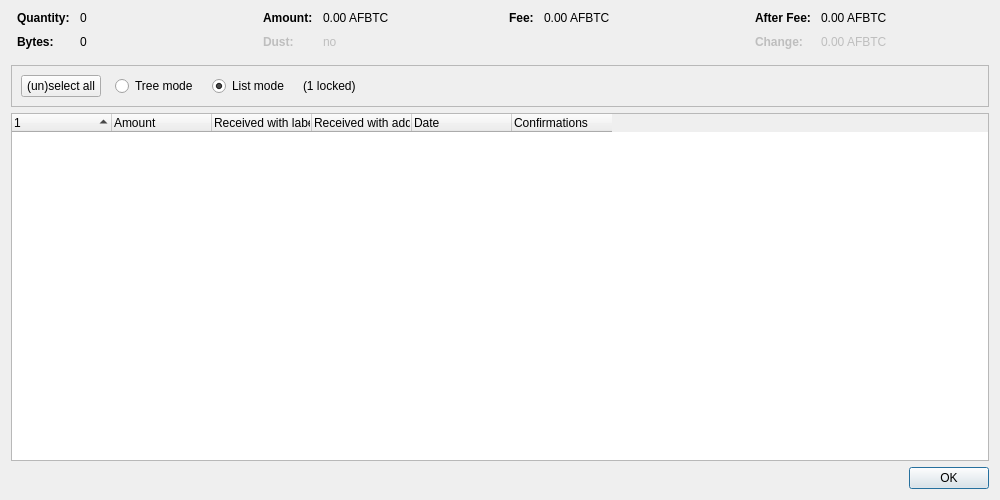
<?xml version="1.0" encoding="UTF-8"?>
<ui version="4.0">
 <class>CoinControlDialog</class>
 <widget class="QDialog" name="CoinControlDialog">
  <property name="geometry">
   <rect>
    <x>0</x>
    <y>0</y>
    <width>1000</width>
    <height>500</height>
   </rect>
  </property>
  <property name="windowTitle">
   <string>Coin Selection</string>
  </property>
  <layout class="QVBoxLayout" name="verticalLayout">
   <item>
    <layout class="QHBoxLayout" name="horizontalLayoutTop" stretch="0,0,0,0">
     <property name="topMargin">
      <number>0</number>
     </property>
     <property name="bottomMargin">
      <number>10</number>
     </property>
     <item>
      <layout class="QFormLayout" name="formLayoutCoinControl1">
       <property name="horizontalSpacing">
        <number>10</number>
       </property>
       <property name="verticalSpacing">
        <number>10</number>
       </property>
       <property name="leftMargin">
        <number>6</number>
       </property>
       <property name="rightMargin">
        <number>6</number>
       </property>
       <item row="0" column="0">
        <widget class="QLabel" name="labelCoinControlQuantityText">
         <property name="font">
          <font>
           <weight>75</weight>
           <bold>true</bold>
          </font>
         </property>
         <property name="text">
          <string>Quantity:</string>
         </property>
        </widget>
       </item>
       <item row="0" column="1">
        <widget class="QLabel" name="labelCoinControlQuantity">
         <property name="cursor">
          <cursorShape>IBeamCursor</cursorShape>
         </property>
         <property name="contextMenuPolicy">
          <enum>Qt::ActionsContextMenu</enum>
         </property>
         <property name="text">
          <string notr="true">0</string>
         </property>
         <property name="textInteractionFlags">
          <set>Qt::LinksAccessibleByMouse|Qt::TextSelectableByKeyboard|Qt::TextSelectableByMouse</set>
         </property>
        </widget>
       </item>
       <item row="1" column="0">
        <widget class="QLabel" name="labelCoinControlBytesText">
         <property name="font">
          <font>
           <weight>75</weight>
           <bold>true</bold>
          </font>
         </property>
         <property name="text">
          <string>Bytes:</string>
         </property>
        </widget>
       </item>
       <item row="1" column="1">
        <widget class="QLabel" name="labelCoinControlBytes">
         <property name="cursor">
          <cursorShape>IBeamCursor</cursorShape>
         </property>
         <property name="contextMenuPolicy">
          <enum>Qt::ActionsContextMenu</enum>
         </property>
         <property name="text">
          <string notr="true">0</string>
         </property>
         <property name="textInteractionFlags">
          <set>Qt::LinksAccessibleByMouse|Qt::TextSelectableByKeyboard|Qt::TextSelectableByMouse</set>
         </property>
        </widget>
       </item>
      </layout>
     </item>
     <item>
      <layout class="QFormLayout" name="formLayoutCoinControl2">
       <property name="horizontalSpacing">
        <number>10</number>
       </property>
       <property name="verticalSpacing">
        <number>10</number>
       </property>
       <property name="leftMargin">
        <number>6</number>
       </property>
       <property name="rightMargin">
        <number>6</number>
       </property>
       <item row="0" column="0">
        <widget class="QLabel" name="labelCoinControlAmountText">
         <property name="font">
          <font>
           <weight>75</weight>
           <bold>true</bold>
          </font>
         </property>
         <property name="text">
          <string>Amount:</string>
         </property>
        </widget>
       </item>
       <item row="0" column="1">
        <widget class="QLabel" name="labelCoinControlAmount">
         <property name="cursor">
          <cursorShape>IBeamCursor</cursorShape>
         </property>
         <property name="contextMenuPolicy">
          <enum>Qt::ActionsContextMenu</enum>
         </property>
         <property name="text">
          <string notr="true">0.00 AFBTC</string>
         </property>
         <property name="textInteractionFlags">
          <set>Qt::LinksAccessibleByMouse|Qt::TextSelectableByKeyboard|Qt::TextSelectableByMouse</set>
         </property>
        </widget>
       </item>
       <item row="1" column="0">
        <widget class="QLabel" name="labelCoinControlLowOutputText">
         <property name="enabled">
          <bool>false</bool>
         </property>
         <property name="font">
          <font>
           <weight>75</weight>
           <bold>true</bold>
          </font>
         </property>
         <property name="text">
          <string>Dust:</string>
         </property>
        </widget>
       </item>
       <item row="1" column="1">
        <widget class="QLabel" name="labelCoinControlLowOutput">
         <property name="enabled">
          <bool>false</bool>
         </property>
         <property name="cursor">
          <cursorShape>IBeamCursor</cursorShape>
         </property>
         <property name="contextMenuPolicy">
          <enum>Qt::ActionsContextMenu</enum>
         </property>
         <property name="text">
          <string notr="true">no</string>
         </property>
         <property name="textInteractionFlags">
          <set>Qt::LinksAccessibleByMouse|Qt::TextSelectableByKeyboard|Qt::TextSelectableByMouse</set>
         </property>
        </widget>
       </item>
      </layout>
     </item>
     <item>
      <layout class="QFormLayout" name="formLayoutCoinControl3">
       <property name="horizontalSpacing">
        <number>10</number>
       </property>
       <property name="verticalSpacing">
        <number>10</number>
       </property>
       <property name="leftMargin">
        <number>6</number>
       </property>
       <property name="rightMargin">
        <number>6</number>
       </property>
       <item row="0" column="0">
        <widget class="QLabel" name="labelCoinControlFeeText">
         <property name="font">
          <font>
           <weight>75</weight>
           <bold>true</bold>
          </font>
         </property>
         <property name="text">
          <string>Fee:</string>
         </property>
        </widget>
       </item>
       <item row="0" column="1">
        <widget class="QLabel" name="labelCoinControlFee">
         <property name="cursor">
          <cursorShape>IBeamCursor</cursorShape>
         </property>
         <property name="contextMenuPolicy">
          <enum>Qt::ActionsContextMenu</enum>
         </property>
         <property name="text">
          <string notr="true">0.00 AFBTC</string>
         </property>
         <property name="textInteractionFlags">
          <set>Qt::LinksAccessibleByMouse|Qt::TextSelectableByKeyboard|Qt::TextSelectableByMouse</set>
         </property>
        </widget>
       </item>
      </layout>
     </item>
     <item>
      <layout class="QFormLayout" name="formLayoutCoinControl4">
       <property name="horizontalSpacing">
        <number>10</number>
       </property>
       <property name="verticalSpacing">
        <number>10</number>
       </property>
       <property name="leftMargin">
        <number>6</number>
       </property>
       <property name="rightMargin">
        <number>6</number>
       </property>
       <item row="0" column="0">
        <widget class="QLabel" name="labelCoinControlAfterFeeText">
         <property name="font">
          <font>
           <weight>75</weight>
           <bold>true</bold>
          </font>
         </property>
         <property name="text">
          <string>After Fee:</string>
         </property>
        </widget>
       </item>
       <item row="0" column="1">
        <widget class="QLabel" name="labelCoinControlAfterFee">
         <property name="cursor">
          <cursorShape>IBeamCursor</cursorShape>
         </property>
         <property name="contextMenuPolicy">
          <enum>Qt::ActionsContextMenu</enum>
         </property>
         <property name="text">
          <string notr="true">0.00 AFBTC</string>
         </property>
         <property name="textInteractionFlags">
          <set>Qt::LinksAccessibleByMouse|Qt::TextSelectableByKeyboard|Qt::TextSelectableByMouse</set>
         </property>
        </widget>
       </item>
       <item row="1" column="0">
        <widget class="QLabel" name="labelCoinControlChangeText">
         <property name="enabled">
          <bool>false</bool>
         </property>
         <property name="font">
          <font>
           <weight>75</weight>
           <bold>true</bold>
          </font>
         </property>
         <property name="text">
          <string>Change:</string>
         </property>
        </widget>
       </item>
       <item row="1" column="1">
        <widget class="QLabel" name="labelCoinControlChange">
         <property name="enabled">
          <bool>false</bool>
         </property>
         <property name="cursor">
          <cursorShape>IBeamCursor</cursorShape>
         </property>
         <property name="contextMenuPolicy">
          <enum>Qt::ActionsContextMenu</enum>
         </property>
         <property name="text">
          <string notr="true">0.00 AFBTC</string>
         </property>
         <property name="textInteractionFlags">
          <set>Qt::LinksAccessibleByMouse|Qt::TextSelectableByKeyboard|Qt::TextSelectableByMouse</set>
         </property>
        </widget>
       </item>
      </layout>
     </item>
    </layout>
   </item>
   <item>
    <widget class="QFrame" name="frame">
     <property name="minimumSize">
      <size>
       <width>0</width>
       <height>40</height>
      </size>
     </property>
     <property name="frameShape">
      <enum>QFrame::StyledPanel</enum>
     </property>
     <property name="frameShadow">
      <enum>QFrame::Sunken</enum>
     </property>
     <layout class="QHBoxLayout" name="horizontalLayout">
      <item>
       <layout class="QHBoxLayout" name="horizontalLayoutPanel" stretch="0,0,0,0,0">
        <property name="spacing">
         <number>14</number>
        </property>
        <item>
         <widget class="QPushButton" name="pushButtonSelectAll">
          <property name="sizePolicy">
           <sizepolicy hsizetype="Maximum" vsizetype="Fixed">
            <horstretch>0</horstretch>
            <verstretch>0</verstretch>
           </sizepolicy>
          </property>
          <property name="text">
           <string>(un)select all</string>
          </property>
          <property name="autoDefault">
           <bool>false</bool>
          </property>
         </widget>
        </item>
        <item>
         <widget class="QRadioButton" name="radioTreeMode">
          <property name="sizePolicy">
           <sizepolicy hsizetype="Maximum" vsizetype="Fixed">
            <horstretch>0</horstretch>
            <verstretch>0</verstretch>
           </sizepolicy>
          </property>
          <property name="text">
           <string>Tree mode</string>
          </property>
         </widget>
        </item>
        <item>
         <widget class="QRadioButton" name="radioListMode">
          <property name="sizePolicy">
           <sizepolicy hsizetype="Maximum" vsizetype="Fixed">
            <horstretch>0</horstretch>
            <verstretch>0</verstretch>
           </sizepolicy>
          </property>
          <property name="text">
           <string>List mode</string>
          </property>
          <property name="checked">
           <bool>true</bool>
          </property>
         </widget>
        </item>
        <item>
         <widget class="QLabel" name="labelLocked">
          <property name="text">
           <string notr="true">(1 locked)</string>
          </property>
         </widget>
        </item>
        <item>
         <spacer name="horizontalSpacer">
          <property name="orientation">
           <enum>Qt::Horizontal</enum>
          </property>
          <property name="sizeHint" stdset="0">
           <size>
            <width>40</width>
            <height>20</height>
           </size>
          </property>
         </spacer>
        </item>
       </layout>
      </item>
     </layout>
    </widget>
   </item>
   <item>
    <widget class="CoinControlTreeWidget" name="treeWidget">
     <property name="contextMenuPolicy">
      <enum>Qt::CustomContextMenu</enum>
     </property>
     <property name="sortingEnabled">
      <bool>false</bool>
     </property>
     <property name="columnCount">
      <number>6</number>
     </property>
     <attribute name="headerShowSortIndicator" stdset="0">
      <bool>true</bool>
     </attribute>
     <attribute name="headerStretchLastSection">
      <bool>false</bool>
     </attribute>
     <column>
      <property name="text">
       <string/>
      </property>
     </column>
     <column>
      <property name="text">
       <string>Amount</string>
      </property>
     </column>
     <column>
      <property name="text">
       <string>Received with label</string>
      </property>
     </column>
     <column>
      <property name="text">
       <string>Received with address</string>
      </property>
     </column>
     <column>
      <property name="text">
       <string>Date</string>
      </property>
     </column>
     <column>
      <property name="text">
       <string>Confirmations</string>
      </property>
      <property name="toolTip">
       <string>Confirmed</string>
      </property>
     </column>
     <column>
      <property name="text">
       <string/>
      </property>
     </column>
     <column>
      <property name="text">
       <string/>
      </property>
     </column>
     <column>
      <property name="text">
       <string/>
      </property>
     </column>
     <column>
      <property name="text">
       <string/>
      </property>
     </column>
    </widget>
   </item>
   <item>
    <widget class="QDialogButtonBox" name="buttonBox">
     <property name="orientation">
      <enum>Qt::Horizontal</enum>
     </property>
     <property name="standardButtons">
      <set>QDialogButtonBox::Ok</set>
     </property>
    </widget>
   </item>
  </layout>
 </widget>
 <customwidgets>
  <customwidget>
   <class>CoinControlTreeWidget</class>
   <extends>QTreeWidget</extends>
   <header>qt/coincontroltreewidget.h</header>
  </customwidget>
 </customwidgets>
 <resources/>
 <connections/>
</ui>
